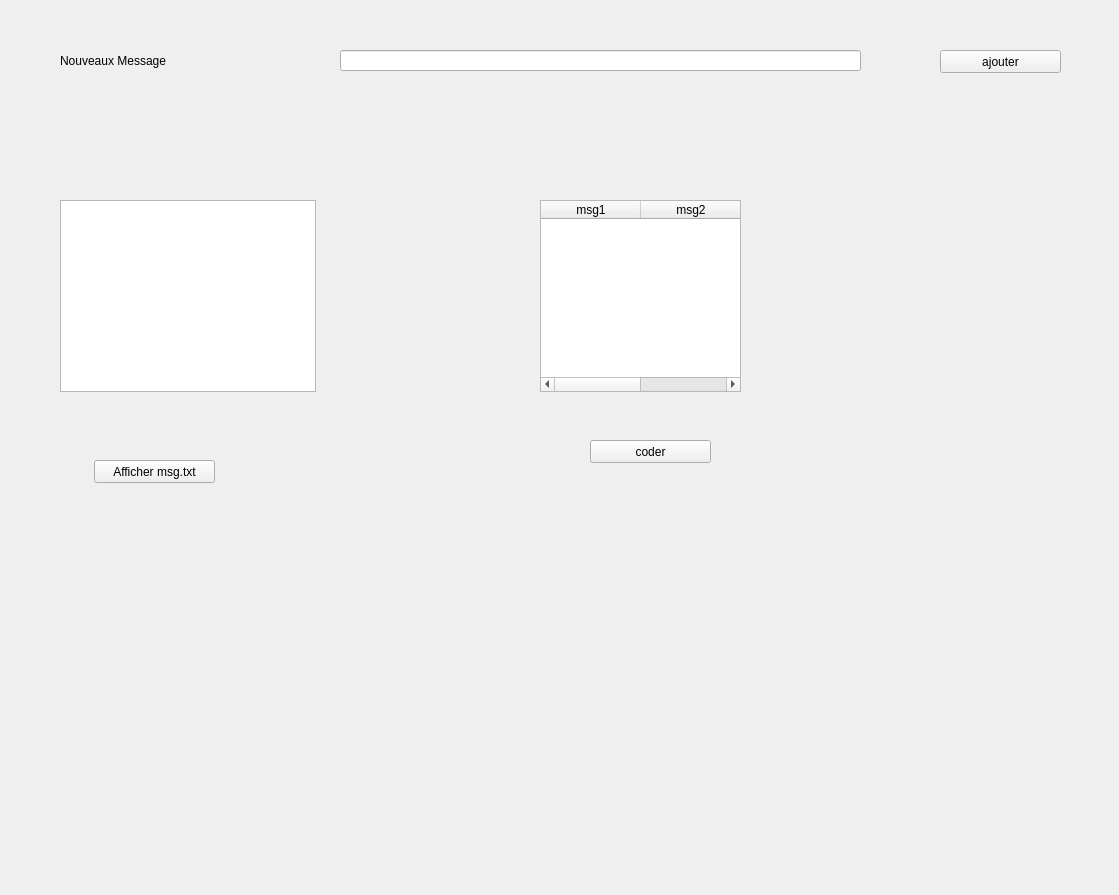
<?xml version="1.0" encoding="UTF-8"?>
<ui version="4.0">
 <class>Form</class>
 <widget class="QWidget" name="Form">
  <property name="geometry">
   <rect>
    <x>0</x>
    <y>0</y>
    <width>1119</width>
    <height>895</height>
   </rect>
  </property>
  <property name="windowTitle">
   <string>Form</string>
  </property>
  <widget class="QLabel" name="label">
   <property name="geometry">
    <rect>
     <x>60</x>
     <y>50</y>
     <width>181</width>
     <height>21</height>
    </rect>
   </property>
   <property name="text">
    <string>Nouveaux Message</string>
   </property>
  </widget>
  <widget class="QLineEdit" name="L">
   <property name="geometry">
    <rect>
     <x>340</x>
     <y>50</y>
     <width>521</width>
     <height>21</height>
    </rect>
   </property>
  </widget>
  <widget class="QListWidget" name="Li">
   <property name="geometry">
    <rect>
     <x>60</x>
     <y>200</y>
     <width>256</width>
     <height>192</height>
    </rect>
   </property>
  </widget>
  <widget class="QPushButton" name="B3">
   <property name="geometry">
    <rect>
     <x>94</x>
     <y>460</y>
     <width>121</width>
     <height>23</height>
    </rect>
   </property>
   <property name="text">
    <string>Afficher msg.txt</string>
   </property>
  </widget>
  <widget class="QTableWidget" name="T">
   <property name="geometry">
    <rect>
     <x>540</x>
     <y>200</y>
     <width>201</width>
     <height>192</height>
    </rect>
   </property>
   <column>
    <property name="text">
     <string>msg1</string>
    </property>
   </column>
   <column>
    <property name="text">
     <string>msg2</string>
    </property>
   </column>
  </widget>
  <widget class="QPushButton" name="B2">
   <property name="geometry">
    <rect>
     <x>590</x>
     <y>440</y>
     <width>121</width>
     <height>23</height>
    </rect>
   </property>
   <property name="text">
    <string>coder</string>
   </property>
  </widget>
  <widget class="QPushButton" name="B1">
   <property name="geometry">
    <rect>
     <x>940</x>
     <y>50</y>
     <width>121</width>
     <height>23</height>
    </rect>
   </property>
   <property name="text">
    <string>ajouter</string>
   </property>
  </widget>
 </widget>
 <resources/>
 <connections/>
</ui>
